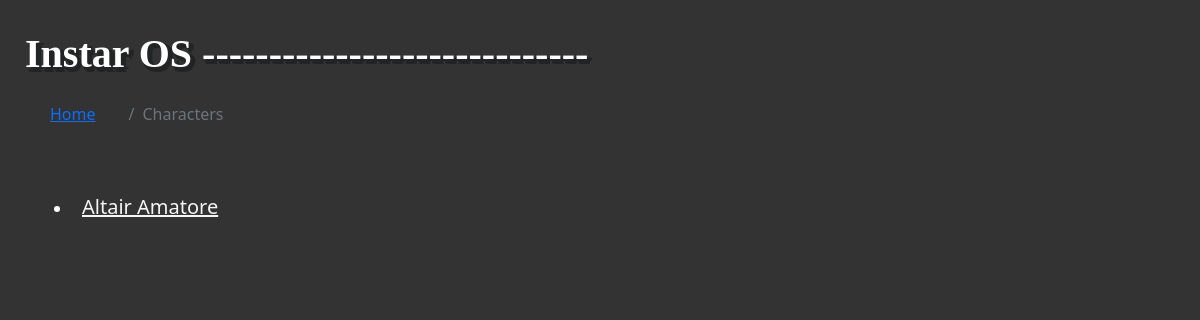
Before: /people/ with the older database file.
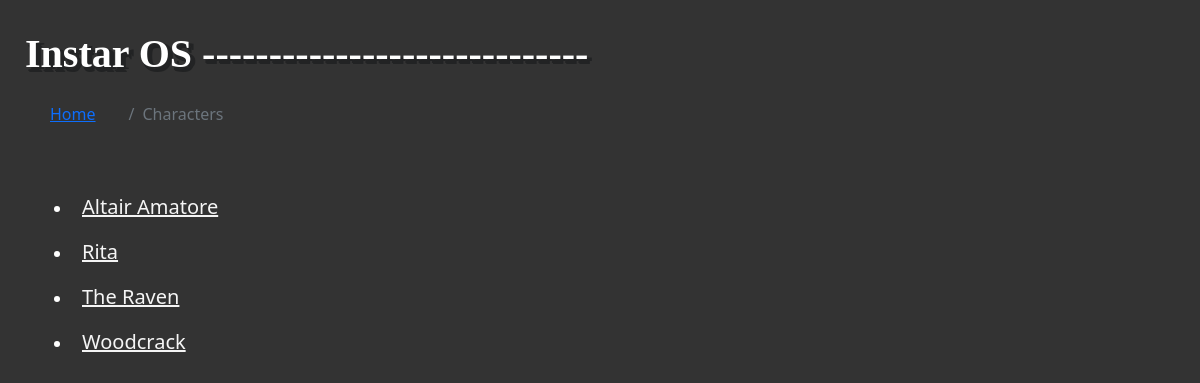
After: the same page with the newer database file.
### people/models.py (models this page shows, shortened)
class Character(models.Model):
    name = models.CharField(max_length=200)

### people/views.py (the view)
# urls.py: path('', views.index, name='index'),
def index(request):
    character_list = Character.objects.order_by('-name')[::-1]
    context = {
        'character_list': character_list,
    }
    return render(request,'people/index.html',context)

### people/templates/people/index.html (shortened to what this page needs)
<html>
    <head>
    </head>
    {% load static %}
    <link href="https://cdn.jsdelivr.net/npm/bootstrap@5.1.3/dist/css/bootstrap.min.css" rel="stylesheet">
    <link rel="stylesheet" href="https://cdn.jsdelivr.net/npm/@fortawesome/fontawesome-free@5.15.4/css/fontawesome.min.css">
    <link rel="stylesheet" href="{% static 'css/style.css' %}">
    <body>
        <div class="instarlogo">Instar OS</div>
        <nav aria-label="breadcrumb">
            <ol class="breadcrumb">
              <li class="breadcrumb-item"><a href="..">Home</a></li>
              <li class="breadcrumb-item active" aria-current="page"> Characters </li>
            </ol>
          </nav>
        <section id="characterlist">
            {% if character_list %}
            <div class="list-group">
                <ul>
                    {% for character in character_list %}
                    <li><a href="{% url 'people:detail' character.id %}" class="char_list">{{ character.name }}</a></li>
                    {% endfor %}
                </ul>
            </div>
            {% else %}
            <p>No characters.</p>
            {% endif %}
        </section>
    </body>
</html>

### instarDjango/static/css/style.css (style rules this page uses)
* { margin: 5px; padding: 5px; }
body { background-color: #333; color: white; }
.char_list { margin-left: 0px; font-size: 15pt; color: whitesmoke; animation: slidefromleft 2s; }
.instarlogo { margin-top: 10px; animation-duration: 1s; animation-name: logofade; color: white; font: 700 normal 2.5em 'tahoma'; text-shadow: 5px 2px #222324, 2px 4px #222324, 3px 5px #222324; }

Changed rows visible on the page:
added Character: name "Rita"
added Character: name "The Raven"
added Character: name "Woodcrack"
